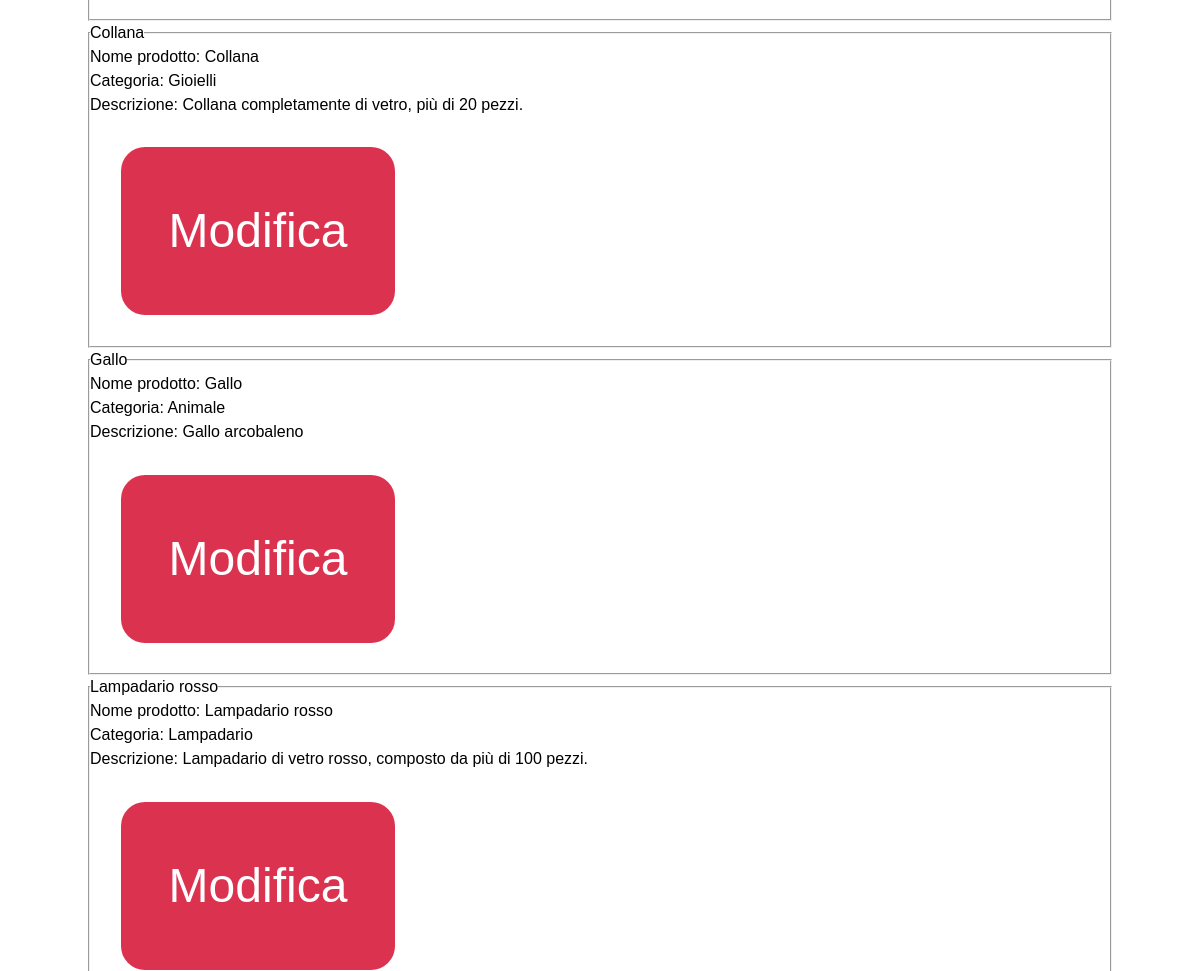
Before: /catalogo.php (signed in, middle part) with the older database file.
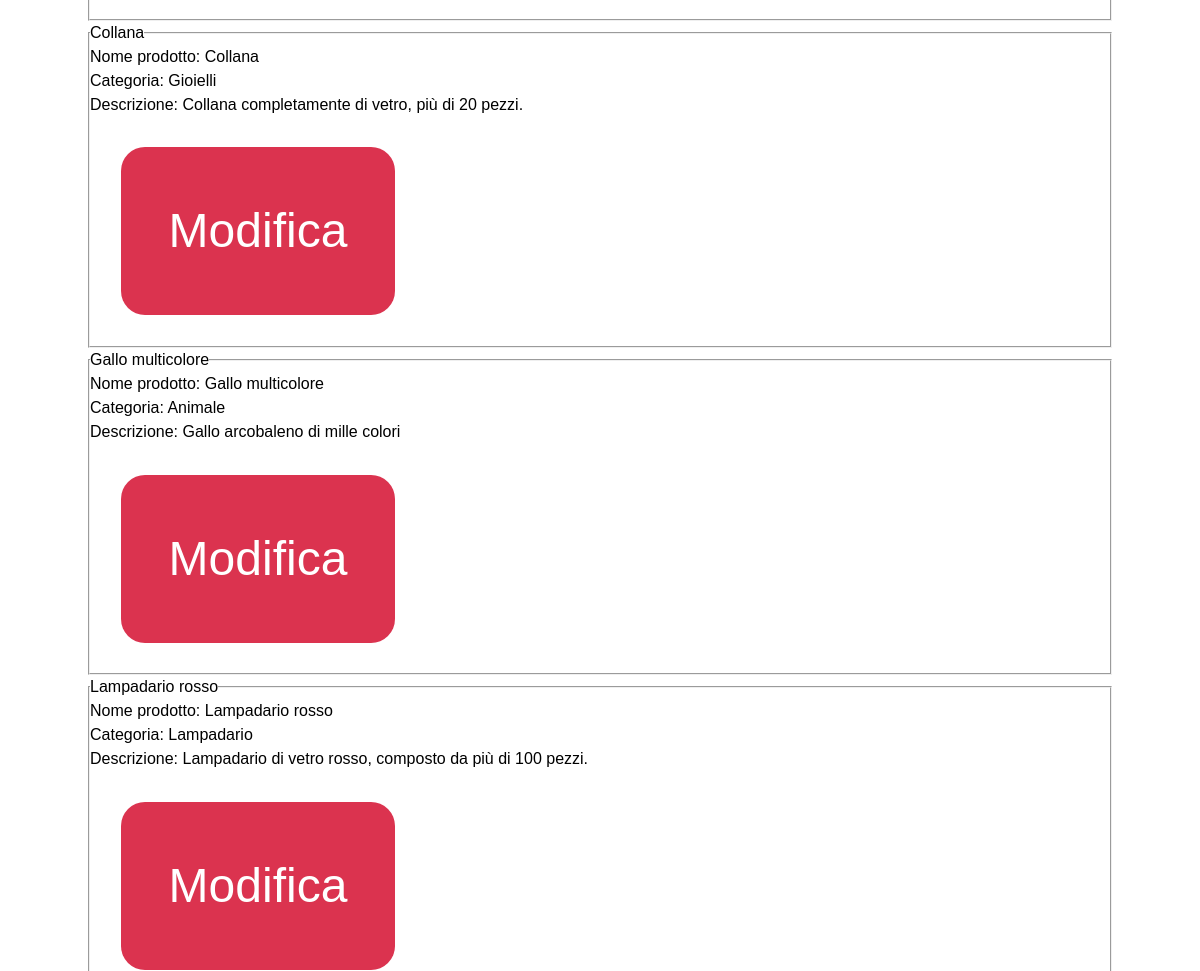
After: the same page with the newer database file.
### tables this page shows
CREATE TABLE IF NOT EXISTS `prodotti` (
  `id_prodotto` int(100) NOT NULL AUTO_INCREMENT,
  `id_categoria` int(100) NOT NULL,
  `Nome` varchar(100) NOT NULL,
  `Descrizione` varchar(500) NOT NULL,
  PRIMARY KEY (`id_prodotto`,`id_categoria`),
  KEY `prodotti` (`id_categoria`)
);

CREATE TABLE IF NOT EXISTS `categoria` (
  `id_categoria` int(100) NOT NULL AUTO_INCREMENT,
  `Nome` varchar(100) NOT NULL,
  `Descrizione` varchar(500) DEFAULT NULL,
  UNIQUE KEY `id_categoria` (`id_categoria`)
);

### PHP/connessione2.php (called while the page is built, shortened)
<?php
class DBAccess
{
    private static function startConnection()
    {
        try {
            return new mysqli(DBAccess::HOST_DB, DBAccess::USERNAME, DBAccess::PASSWORD, DBAccess::DATABASE_NAME);
        } catch (Exception $e) {
            http_response_code(500);
            if(isset($_SESSION["ruolo"])) {
                if($_SESSION["ruolo"] == "user") {
                    echo file_get_contents(dirname(__FILE__) . "/../HTML/500Utente.html");
                } elseif($_SESSION["ruolo"] == "admin") {
                    echo file_get_contents(dirname(__FILE__) . "/../HTML/500Amministratore.html");
                }
            } else {
                echo file_get_contents(dirname(__FILE__) . "/../HTML/500Semplice.html");
            }
            die();
        }
    }
    public static function dbQuery($query, ...$parametri)
    {
        $connection = self::startConnection();
        $stmt = $connection->prepare($query);
        $stmt->execute();
        $queryResult = $stmt->get_result();
        $select = false;
        if (strpos($query, "SELECT") === 0) {
            $select = true;
        }
        if ($select) {
            $result = array();
            while ($row = mysqli_fetch_assoc($queryResult)) {
                array_push($result, $row);
            }
            if (empty($result)) {
                return null;
            } else {
                return $result;
            }
        } else {
            $connection->close();
            return true;
        }
    }
}
?>

### catalogo_handler.php (the view, shortened to what this page needs)
<?php
require_once "PHP/class.php";
class Catalogo
{
    public static function show_allProducts()
    {
        $result = '<form action="catalogo.php" method="GET"><div class="pulsanti_catalogo"><input type="submit" class="invio" id="category_list" name="lista_categorie" value="Lista delle Categorie" />
        <input type="submit" class="invio" name="new_product" value="Aggiungi nuovo prodotto"/></div></form>';
        $products = Access::getAllProducts();
        if (empty($products))
            $result .= '<div id="wish-error" role="alert">Al momento non sono disponibili prodotti!</div>';
        else {
            for ($i = 0; $i < count($products); $i++) {
                $result .= '<form action="catalogo.php" method="POST"><fieldset class="prodotto">
                    <legend><span class="nome">'. Access::lang($products[$i]["Prod_Nome"]) .'</span></legend>
                    <div><input type="hidden" name="product_id" value="' . $products[$i]["id_prodotto"] . '"/></div>'
                    . '<div><input type="hidden" name="category_id" value="' . $products[$i]["id_categoria"] . '"/></div>';
                $result .= '<div><span class="nome">Nome prodotto:</span> ' . Access::lang($products[$i]["Prod_Nome"]) . '</div>
                    <div><span class="categoria">Categoria:</span> ' . Access::lang($products[$i]["Cat_Nome"]) . '</div>
                    <div><span class="descrizione">Descrizione:</span> ' . Access::lang($products[$i]["Descrizione"]) . '</div>
                    <div><input type="submit" class="modifica invio" name="modifica_prod" value="Modifica" /></div></fieldset></form>';
            }
        }
        return $result;
    }
}
?>

Changed rows visible on the page:
changed prodotti "Animale": Nome "Gallo" → "Gallo multicolore"; Descrizione "Gallo arcobaleno" → "Gallo arcobaleno di mille colori"
